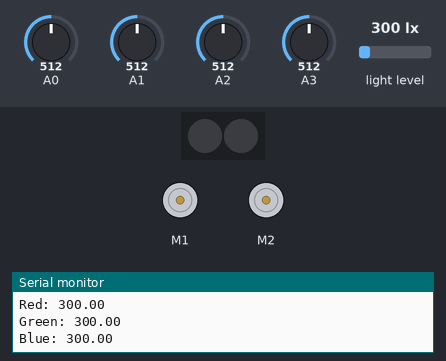
The sketch below on a simulated Arduino Uno, built with avr-gcc and run on an emulated ATmega328P. On the bench: 2 × DC motor (green arrow = forward, orange = backward, longer = faster), 2 RGB LEDs in strip order, left to right, the last lines printed to the serial monitor. The test bench sets the inputs (shaded band); at power-on: light level 300 lx, A1 = 512, A0 = 512, A2 = 512, A3 = 512.

Above: at 1.2 s.
1.3 s: light level set to 386 lx
At 2.94 s:
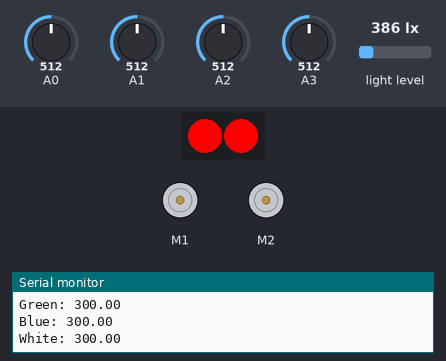
At 3.54 s:
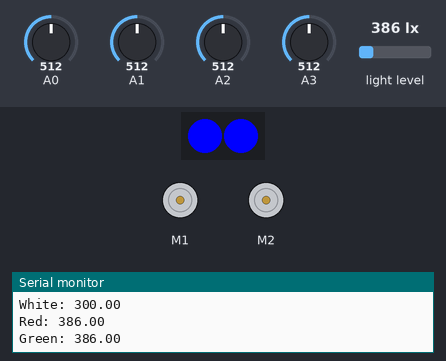
7.9 s: light level set to 40 lx
At 10.8 s:
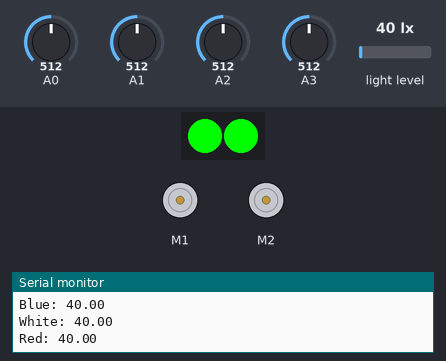
11.4 s: A1 set to 710
19.0 s: A1 set to 306
22.5 s: A1 set to 716
Timing chart, 0 to 27.0 s (numbered marks = the images above; inputs shaded):
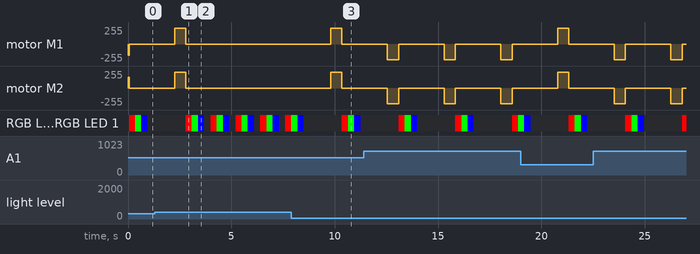

The sketch:

mastercode_2.ino
```cpp
#include "MeMCore.h"
#define OPSPD 235 // Operating Speed
#define LOSPD 165 // Low Speed
#define TDURATION 270 // Standard time taken for 90 degree turn
//notes for victory music:
#define NOTE_FS3 185
#define NOTE_G3  196
#define NOTE_A3  220
#define NOTE_B3  247
#define NOTE_C4  262
#define NOTE_CS4 277
#define NOTE_D4  294
#define NOTE_E4  330


//Global variables
bool noAction = false; //META

MeDCMotor leftWheel(M1); // MOVEMENT
MeDCMotor rightWheel(M2);
MeLineFollower lineFinder(PORT_2);
MePort IR(PORT_3);
int8_t LIR, RIR, a = 0, b = 0, us = 12; // IR + ULTRASONIC
float left, right, leftBound, rightBound; //IR WALL DETECTION

MePort SND(PORT_4); // SOUND

MeRGBLed rgbled_7(7);  // COLOUR
MeLightSensor lightsensor_6(6);
double red, blue, green, white;

//Victory music data:

int melody[] = {NOTE_D4,NOTE_CS4,NOTE_B3,NOTE_FS3,NOTE_FS3,NOTE_FS3,NOTE_FS3,NOTE_FS3,NOTE_FS3,NOTE_B3,
                NOTE_B3,NOTE_B3,NOTE_B3,NOTE_A3,NOTE_B3,NOTE_G3,NOTE_G3,NOTE_G3,NOTE_G3,NOTE_G3,
                NOTE_B3,NOTE_B3,NOTE_B3,NOTE_B3,NOTE_B3,NOTE_CS4,NOTE_D4,NOTE_A3,NOTE_A3,NOTE_A3,
                NOTE_A3,NOTE_A3,NOTE_A3,NOTE_D4,NOTE_D4,NOTE_D4,NOTE_D4,NOTE_E4,NOTE_E4,NOTE_CS4};

int noteDurations[] = {2,2,4,4,8,8,8,8,8,8,8,8,4,8,4,3,8,8,8,8,8,8,8,8,4,8,4,3,8,8,8,8,8,8,8,8,4,8,4,3};


//Function prototypes for those with default arguments
void leftTurn(int16_t turnSpeed = OPSPD, uint16_t duration = TDURATION);
void rightTurn(int16_t turnSpeed = OPSPD, uint16_t duration = TDURATION);

void setup(){
  Serial.begin(9600);
  left = IR.aRead1()/51.0 , right = IR.aRead2()/51.0;
  leftBound = left - 1.0, rightBound = right - 1.0; //CALIBRATE BOUNDS
  pinMode(LIR, INPUT);
  pinMode(RIR, INPUT);
  //delay(300);
  stepForward(50); //START MOVING
  lineFinder.readSensors(); //CALIBRATE SENSORS
}

void loop(){
  colourAction();
//  if(lineFinder.readSensors() != 3 && ultraSound() < 25){
//    stopWheels();
//    solveChallenge();
//  }
//  moveForward();
}

// Challenge Solver
void solveChallenge(void){
  colourAction();
}

//General movement functions
void stopWheels(void){
  leftWheel.stop();
  rightWheel.stop();
}

int16_t ultraSound(void){
  pinMode(us, OUTPUT);
  digitalWrite(us, LOW);
  delayMicroseconds(2);
  digitalWrite(us, HIGH);
  delayMicroseconds(2);
  digitalWrite(us, LOW);
  pinMode(us, INPUT);
  return pulseIn(us, HIGH);
}

void moveForward(void){
  float left = IR.aRead1()/51.0, right = IR.aRead2()/51.0;
  if (right < rightBound){ //correct towards left
    b = 0;
    leftWheel.run(-LOSPD);
    rightWheel.run(OPSPD);
    a++;
  }
  else if (left < leftBound){ //correct towards right
    a = 0;
    leftWheel.run(-OPSPD);
    rightWheel.run(LOSPD);
    b++;
  }
  else if (a > 125){ //repay correction debt
    leftWheel.run(-OPSPD);
    rightWheel.run(LOSPD);
  }
  else if (b > 125){ //repay correction debt
    leftWheel.run(-LOSPD);
    rightWheel.run(OPSPD);
  }
  else{
    leftWheel.run(-OPSPD);
    rightWheel.run(OPSPD);
  }
}

void stepForward(uint16_t duration){
  leftWheel.run(-LOSPD);
  rightWheel.run(LOSPD);
  delay(duration);
  stopWheels();
}

void leftTurn(int16_t turnSpeed = OPSPD, uint16_t duration = TDURATION){
  leftWheel.run(turnSpeed);
  rightWheel.run(turnSpeed);
  delay(duration);
  stopWheels();
  long dist = ultraSound();
  while (dist > 2000 && dist < 4200){ //distance approx > 1 tile and approx < 2 tiles - ignored when mBot is straight
    leftWheel.run(-OPSPD + 50);
    rightWheel.run(-LOSPD + 50);
    dist = ultraSound();
  }
}

void rightTurn(int16_t turnSpeed = OPSPD, uint16_t duration = TDURATION){
  leftWheel.run(-turnSpeed);
  rightWheel.run(-turnSpeed);
  delay(duration);
  stopWheels();
  long dist = ultraSound();
  while (dist > 2000 && dist < 4200){
    leftWheel.run(LOSPD - 50);
    rightWheel.run(LOSPD - 50);
    dist = ultraSound();
  }
}

void uTurn(void){
  float newleft = IR.aRead1()/51.0, newright = IR.aRead2()/51.0;
  if (right - newright < left - newleft){
    leftWheel.run(-OPSPD);
    rightWheel.run(-OPSPD);
  }
  else{
    leftWheel.run(OPSPD);
    rightWheel.run(OPSPD);
  }
  delay(TDURATION * 2);
  stopWheels();
}

void LLTurn(void){
  leftTurn();
  long t = millis();
  while(ultraSound() > 550 || millis()-t < 700){ //within 900 ms it will cover 1 tile distance
    stepForward(100);
  }
  leftTurn();
}

void RRTurn(void){
  rightTurn();
  long t = millis();
  while(ultraSound() > 550 || millis()-t < 700){
    stepForward(100);
  }
  rightTurn();
}

// Colour based decisionmaking

void colourAction() {
  // scan red
  rgbled_7.setColor(0,255,0,0);
  rgbled_7.show();
  delay(300);
  red = lightsensor_6.read();
  Serial.print("Red: ");
  Serial.println(red);

  // scan green
  rgbled_7.setColor(0,0,255,0);
  rgbled_7.show();
  delay(300);
  green = lightsensor_6.read();
  Serial.print("Green: ");
  Serial.println(green);

  // scan blue
  rgbled_7.setColor(0,0,0,255);
  rgbled_7.show();
  delay(300);
  blue = lightsensor_6.read();
  Serial.print("Blue: ");
  Serial.println(blue);

  // scan white
  rgbled_7.setColor(0,0,0,0);
  rgbled_7.show();
  delay(300);
  white = lightsensor_6.read();
  Serial.print("White: ");
  Serial.println(white);

  if (red > 550 && green > 550 && blue > 550) { // WHITE
     uTurn();
  }
  else if (red < 350 && green < 350 && blue < 350) { //BLACK
      soundSense();
      if (noAction == true){
        play_music();
        exit(0);
      }
  }
  else if (blue > red - 50 && blue > green) { //BLUE
     RRTurn();
  }
  else if (green > red - 50 && green > blue) { //GREEN
    rightTurn();
  }
  else if (white < 180){ // RED
    rgbled_7.setColor(0,255,0,0);
    rgbled_7.show();
//    leftTurn();
    Serial.println("RED");
  }
  else { // ORANGE
    rgbled_7.setColor(0,255,255,0);
    rgbled_7.show();
//    LLTurn();
    Serial.println("ORANGE");
  }
}

void soundSense() {
  int fL = SND.aRead2();
  int fH = SND.aRead1();
  delay(1000);

  float r = (float) fL / ((float) fH + 0.01);
  if (r > 50 && r <= 5000){
    noAction = true;
  }
  else if (r > 5000) { // {300Hz > 3kHz}
    leftTurn();
  }
  else if (r < 0.46) { // {3kHz > 300Hz}
    rightTurn();
  }
  else if (r >= 0.46 && r <= 50) { // {3kHz same as 300Hz}
    uTurn();
  }
}

void play_music() {
  while (true){
    for (int thisNote = 0; thisNote <= 39; thisNote++) {
      int noteDuration = 1100/noteDurations[thisNote];
      tone(8, melody[thisNote],noteDuration);
      int pauseBetweenNotes = noteDuration * 1.30;
      delay(pauseBetweenNotes);
      noTone(8);
    }
  }
}
```

Measured:
- the behaviour switches between 349 and 350 lx on light level (found by bisection; images 0 and 1)
- after the input at 1.3 s, motor M1, motor M2: goes on until 2.8 s, then stays stopped
- after the input at 7.9 s, motor M1, motor M2: stopped → forward 235/255 after 1.9 s, → stopped 0.54 s later
